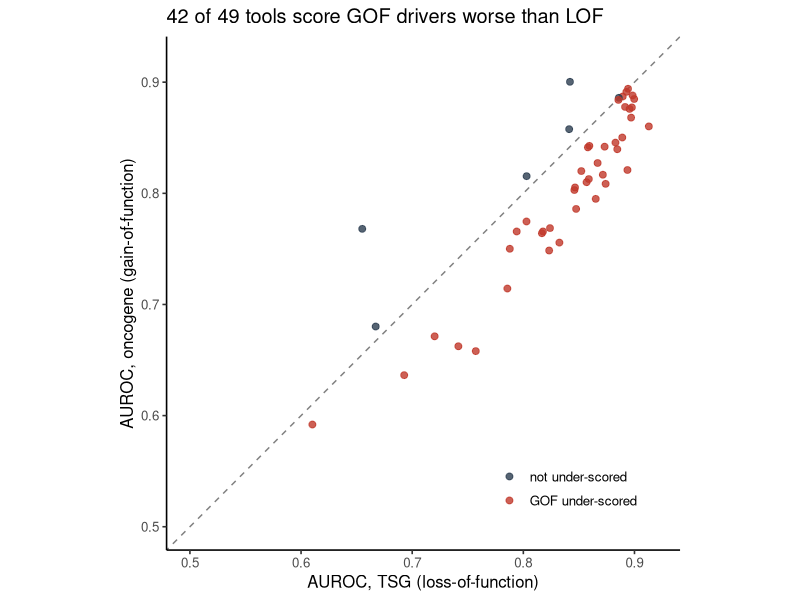
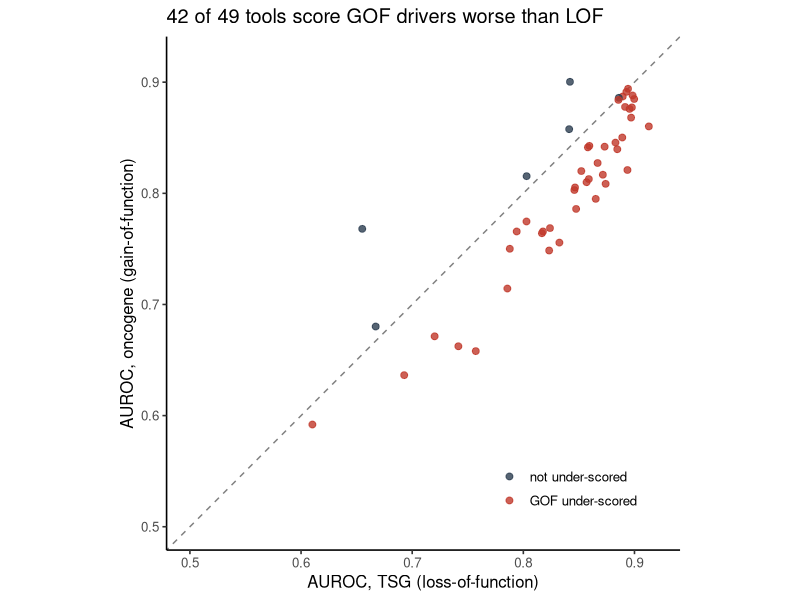

The R source for these figures, in order:
# Fig 1a — Per-tool AUROC: oncogene (GOF) vs TSG (LOF)
# Input: tables/tool_performance.tsv   Output: fig1a_tool_auroc_scatter.{pdf,png}
# 메시지: 49개 중 42개 도구가 대각선 아래(GOF AUROC < TSG AUROC).
suppressPackageStartupMessages({library(tidyverse)})

tp <- read.delim("tables/tool_performance.tsv", check.names = FALSE)
wide <- tp %>%
  filter(group %in% c("oncogene","TSG")) %>%
  select(tool, group, AUROC) %>%
  pivot_wider(names_from = group, values_from = AUROC) %>%
  mutate(below = oncogene < TSG)

n_below <- sum(wide$below, na.rm = TRUE); n_tot <- sum(!is.na(wide$below))

p <- ggplot(wide, aes(TSG, oncogene, color = below)) +
  geom_abline(slope = 1, intercept = 0, linetype = "dashed", color = "grey50") +
  geom_point(size = 2, alpha = 0.8) +
  scale_color_manual(values = c(`TRUE` = "#C0392B", `FALSE` = "#2C3E50"),
                     labels = c(`TRUE` = "GOF under-scored", `FALSE` = "not under-scored"),
                     name = NULL) +
  coord_equal(xlim = c(0.5, 0.92), ylim = c(0.5, 0.92)) +
  labs(x = "AUROC, TSG (loss-of-function)",
       y = "AUROC, oncogene (gain-of-function)",
       title = sprintf("%d of %d tools score GOF drivers worse than LOF", n_below, n_tot)) +
  theme_classic(base_size = 12) + theme(legend.position = c(0.78, 0.12))

ggsave("figures_R/fig1a_tool_auroc_scatter.pdf", p, width = 5, height = 5)
ggsave("figures_R/fig1a_tool_auroc_scatter.png", p, width = 5, height = 5, dpi = 300)
